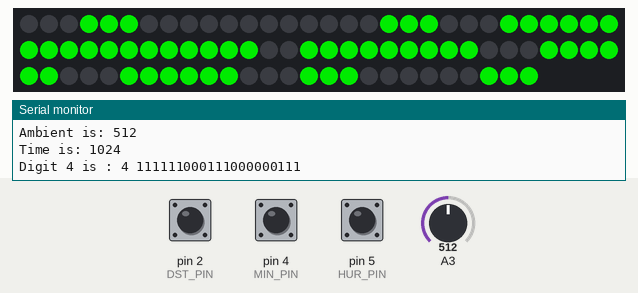
This sketch was run on a simulated Arduino Uno, built with avr-gcc and run on an emulated ATmega328P. On the bench: 86 RGB LEDs in strip order, left to right, continuing on the next row, the last lines printed to the serial monitor. The inputs (shaded band) are chosen by the test bench; at power-on: pin 2 (DST_PIN) HIGH, A3 = 512, pin 4 (MIN_PIN) HIGH, pin 5 (HUR_PIN) HIGH. Dim RGB values are drawn brighter than linear; colours are those a GRB WS2812 strip shows for the declared byte order; the local clock reads 2024-03-15 10:24:30 at power-on unless the sketch sets it.

Above: at 1.2 s.
1.3 s: pin 2 (DST_PIN) pulled LOW for 3.2 s
6.0 s: A3 set to 1023
7.7 s: pin 4 (MIN_PIN) pulled LOW for 1 s
At 9.7 s:
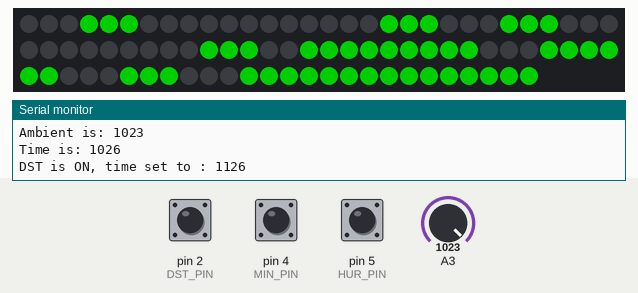
10.6 s: pin 5 (HUR_PIN) pulled LOW for 1 s
At 11.9 s:
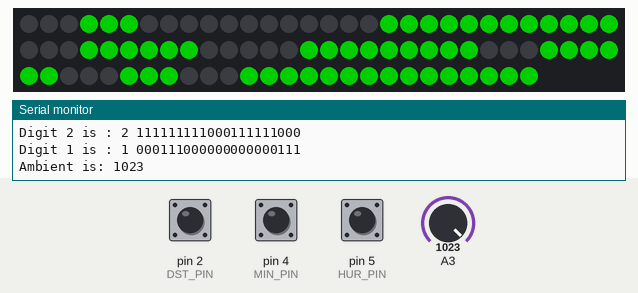
13.5 s: pin 4 (MIN_PIN) pulled LOW for 0.2 s
At 14.6 s:
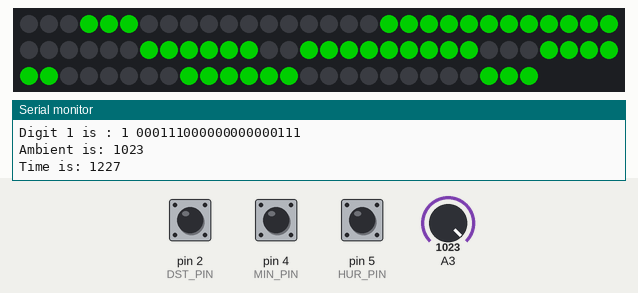
15.7 s: pin 2 (DST_PIN) pulled LOW for 0.2 s
At 31.1 s:
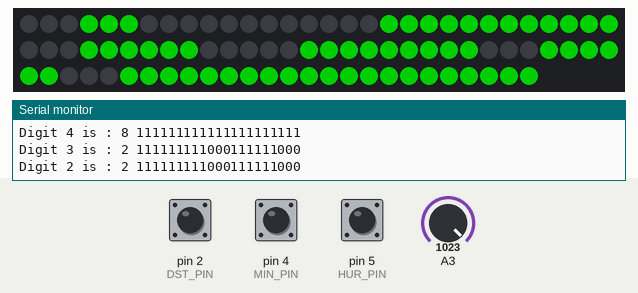
Timing chart, 0 to 31.8 s (numbered marks = the images above; inputs shaded):
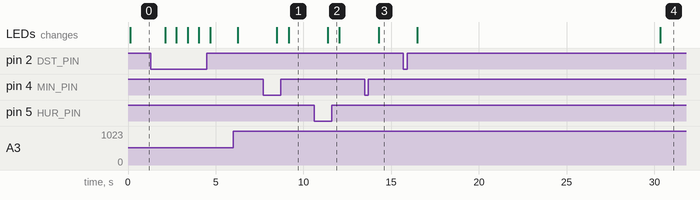

Measured:
- after the input at 7.7 s, the LEDs: first change after 0.79 s (image 1 shows a later state)
- after the input at 10.6 s, the LEDs: change after 0.78 s (image 2)
- after the input at 13.5 s, the LEDs: change after 0.78 s (image 3)
- after the input at 15.7 s, the LEDs: first change after 0.78 s (image 4 shows a later state)

The sketch:

uhr_002.ino
```cpp
#include <DS3232RTC.h>
#include <RTClib.h> //
#include <Time.h>
#include <TimeLib.h>
#include <FastLED.h> //

RTC_DS3231 rtc;


#define NUM_LEDS 86 // 4+((7*4)*4)+2  Number of LEDs in the project
#define COLOR_ORDER BRG  // Define color order for your strip
#define DATA_PIN 6  // Data pin for led comunication
#define DST_PIN 2  // Define DST adjust button pin
#define MIN_PIN 4  // Define Minutes adjust button pin
#define HUR_PIN 5  // Define Hours adjust button pin
#define BRI_PIN 3  // Define Light sensor pin
CRGB leds[NUM_LEDS]; // Define LEDs strip
                    // 0,0,0,0
                    // 1,1,1,1
                    //  1 2 3 4 5 6 7 8 9 10111213141516171819202122232425262728    one digit led number

byte digits[12][21] = {{0,0,0,1,1,1,1,1,1,1,1,1,1,1,1,1,1,1,1,1,1},  // Digit 0
                       {0,0,0,1,1,1,0,0,0,0,0,0,0,0,0,0,0,0,1,1,1},   // Digit 1
                       {1,1,1,1,1,1,1,1,1,0,0,0,1,1,1,1,1,1,0,0,0},   // Digit 2
                       {1,1,1,1,1,1,1,1,1,0,0,0,0,0,0,1,1,1,1,1,1},   // Digit 3
                       {1,1,1,1,1,1,0,0,0,1,1,1,0,0,0,0,0,0,1,1,1},   // Digit 4
                       {1,1,1,0,0,0,1,1,1,1,1,1,0,0,0,1,1,1,1,1,1},   // Digit 5
                       {1,1,1,0,0,0,1,1,1,1,1,1,1,1,1,1,1,1,1,1,1},   // Digit 6
                       {0,0,0,1,1,1,1,1,1,0,0,0,0,0,0,0,0,0,1,1,1},   // Digit 7
                       {1,1,1,1,1,1,1,1,1,1,1,1,1,1,1,1,1,1,1,1,1},   // Digit 8
                       {1,1,1,1,1,1,1,1,1,1,1,1,0,0,0,1,1,1,1,1,1},   // Digit 9 | 2D Array for numbers on 7 segment
                       {1,1,1,1,1,1,1,1,1,1,1,1,0,0,0,0,0,0,0,0,0},   // Digit *0
                       {0,0,0,0,0,0,1,1,1,1,1,1,1,1,1,1,1,1,0,0,0}};  // Digit C

bool Dot = true;  //Dot state
bool DST = false; //DST state
int last_digit = 0;

int ledColor = 0x0000FF; // Color used (in hex)
//int ledColor = 0x00FF00; // Color used (in hex)
//long ledColor = CRGB::DarkOrchid; // Color used (in hex)
//long ledColor = CRGB::MediumVioletRed;
//Random colors i picked up
long ColorTable[16] = {
  CRGB::Amethyst,
  CRGB::Aqua,
  CRGB::Blue,
  CRGB::Chartreuse,
  CRGB::DarkGreen,
  CRGB::DarkMagenta,
  CRGB::DarkOrange,
  CRGB::DeepPink,
  CRGB::Fuchsia,
  CRGB::Gold,
  CRGB::GreenYellow,
  CRGB::LightCoral,
  CRGB::Tomato,
  CRGB::Salmon,
  CRGB::Red,
  CRGB::Orchid
};


void setup(){
  Serial.begin(9600);
  LEDS.addLeds<WS2812B, DATA_PIN, COLOR_ORDER>(leds, NUM_LEDS); // Set LED strip type
  LEDS.setBrightness(75); // Set initial brightness
  pinMode(DST_PIN, INPUT_PULLUP); // Define DST adjust button pin
  pinMode(MIN_PIN, INPUT_PULLUP); // Define Minutes adjust button pin
  pinMode(HUR_PIN, INPUT_PULLUP); // Define Hours adjust button pin
}

int GetTime(){
  tmElements_t Now;
  RTC.read(Now);
  int hour=Now.Hour;
  int minutes=Now.Minute;
  int second =Now.Second;
  if (second % 2==0) {Dot = false;}
    else {Dot = true;};
  return (hour*100+minutes);
  };


void BrightnessCheck(){
  const byte sensorPin = BRI_PIN; // light sensor pin
  // const byte brightnessLow = 100; // Low brightness value
  //const byte brightnessHigh = 170; // High brightness value
  int sensorValue = analogRead(sensorPin); // Read sensor
  Serial.print("Ambient is: ");
  Serial.println(sensorValue);
  sensorValue = map(sensorValue, 0, 255, 10, 100);
  LEDS.setBrightness(sensorValue);
  // if (sensorValue <= 10) {LEDS.setBrightness(brightnessHigh);}
  // else {LEDS.setBrightness(brightnessLow);}
  };


void DSTcheck(){
   int buttonDST = digitalRead(2);
   // Serial.print("DST is: ");Serial.println(DST);
   if (buttonDST == LOW){
    if (DST){
      DST=false;
      // Serial.print("Switching DST to: ");Serial.println(DST);
      }
      else if (!DST){
        DST=true;
        // Serial.print("Switching DST to: ");Serial.println(DST);
      };
   delay(500);
   };
  }

void TimeAdjust(){
  int buttonH = digitalRead(HUR_PIN);
  int buttonM = digitalRead(MIN_PIN);
  if (buttonH == LOW || buttonM == LOW){
    delay(500);
    tmElements_t Now;
    RTC.read(Now);
    int hour=Now.Hour;
    int minutes=Now.Minute;
    int second =Now.Second;
      if (buttonH == LOW){
        if (Now.Hour== 23){Now.Hour=0;}
          else {Now.Hour += 1;};
        }else {
          if (Now.Minute== 59){Now.Minute=0;}
          else {Now.Minute += 1;};
          };
    RTC.write(Now);
    }
  }


/////////////////////////////////////////////////////////////////////////
void TimeToArray(){
  int Now = GetTime();  // Get time

  //int cursor = 118; // last led number
  int cursor = 86; // last led number
    leds[0]=0x000000; // blanking dash
    leds[1]=0x000000; // blanking dash
    leds[2]=0x000000; // blanking dash
    leds[3]=0x000000; // blanking dash

   Serial.print("Time is: ");Serial.println(Now);
  if (DST){   // if DST is true then add one hour
   Now+=100;
   Serial.print("DST is ON, time set to : ");Serial.println(Now);
  };
  if (Dot){leds[60]=ledColor;
           leds[61]=ledColor;}
    else  {leds[60]=0x000000;
           leds[61]=0x000000;
    };

  for(int i=1;i<=4;i++){
    int digit = Now % 10; // get last digit in time
   //////////////////////////// 4 digit control:
    if (i==1){
      Serial.print("Digit 4 is : ");
      Serial.print(digit);
      Serial.print(" ");
      //cursor = 90;
      cursor =65;
    //for(int k=0; k<=27;k++){
    for(int k=0; k<=20;k++){
             Serial.print(digits[digit][k]);
        if (digits[digit][k]== 1){leds[cursor]=ledColor;}
         else if (digits[digit][k]==0){leds[cursor]=0x000000;};
         cursor ++;
        };
       Serial.println();

      if (digit != last_digit)
      {
//        cylon();
//        ledColor =  ColorTable[random(16)];
      }
      last_digit = digit;
      }
  //////////////////////////// 3 digit control:
    else if (i==2){
       Serial.print("Digit 3 is : ");
       Serial.print(digit);
       Serial.print(" ");
      //cursor =62;
      cursor =44;
    //for(int k=0; k<=27;k++){
    for(int k=0; k<=20;k++){
         Serial.print(digits[digit][k]);
        if (digits[digit][k]== 1){leds[cursor]=ledColor;}
         else if (digits[digit][k]==0){leds[cursor]=0x000000;};
         cursor ++;
        };
       Serial.println();
      }
//////////////////////////// 2 digit control:
    else if (i==3){
       Serial.print("Digit 2 is : ");
       Serial.print(digit);
       Serial.print(" ");
      //cursor =32;
      cursor =21;
      //for(int k=0; k<=27;k++){
      for(int k=0; k<=20;k++){
         Serial.print(digits[digit][k]);
        if (digits[digit][k]== 1){leds[cursor]=ledColor;}
         else if (digits[digit][k]==0){leds[cursor]=0x000000;};
         cursor ++;
        };
       Serial.println();
      }
  //////////////////////////// 1 digit control:
    else if (i==4){
       Serial.print("Digit 1 is : ");
       Serial.print(digit);
       Serial.print(" ");
      //cursor =4;
      //cursor =3;
      cursor =0;
      //for(int k=0; k<=27;k++){
      for(int k=0; k<=20;k++){
         Serial.print(digits[digit][k]);
        if (digits[digit][k]== 1){leds[cursor]=ledColor;}
         else if (digits[digit][k]==0){leds[cursor]=0x000000;};
         cursor ++;
        };
       Serial.println();
      }
    Now /= 10;
  };
};

/////////////////////////////////////////////////////////////////////////


void loop()
{
  BrightnessCheck(); // Check brightness
  DSTcheck(); // Check DST
  TimeAdjust(); // Check to se if time is geting modified
  TimeToArray(); // Show time
  FastLED.show(); // Display leds array
}
```
